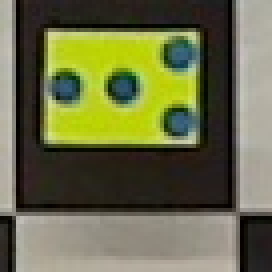
#> input picture Testing/small_square.jpg, 68 x 68 px, given in place of the camera (shown 4 times larger)
$ python Red.py
#> lines starting #> are read from the running program, lines starting #| are printed output that depends on the picture; after the words box and inside, x2 and y2 are one past the last pixel; in counts of white or black regions, pixels touching at a corner belong together
import cv2
import numpy as np

cap = cv2.VideoCapture(1)

while True:
    _, frame = cap.read()
#> frame is the input picture: shape (68, 68, 3); mean B, G, R 72.5, 108, 105.9

    # define range of blue color in HSV
    frame = cv2.resize(frame, (64 * 2, 48 * 2))
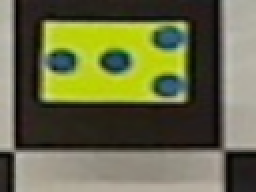
#> frame: shape (96, 128, 3) (shown 2 times larger); mean B, G, R 72.3, 107.9, 105.8

    #info = s.get_all_information(s.identity_robot(None, frame))
    #if info != -1:
    #    print info[0], np.rad2deg(info[1])

    lower_blue = np.array([0, 100, 25], dtype=np.uint8)
    upper_blue = np.array([25, 255, 255], dtype=np.uint8)

    hsv = cv2.cvtColor(frame, cv2.COLOR_BGR2HSV)
#> hsv: shape (96, 128, 3); mean H, S, V 29.7, 89.7, 111.6

    # Threshold the HSV image to get only blue colors
    mask = cv2.inRange(hsv, lower_blue, upper_blue)
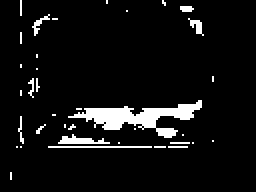
#> mask: shape (96, 128) (shown 2 times larger); 6.6% white; 36 white regions (31 under 20 px), largest, box (x1, y1, x2, y2) and area: (34, 50, 101, 69) 485, (29, 67, 55, 72) 68, (24, 73, 76, 74) 52, (94, 9, 102, 18) 31, (16, 7, 25, 18) 28


    # mask = cv2.erode(mask, None, iterations=1)
    # mask = cv2.dilate(mask, None, iterations=1)
    # 9mask = cv2.blur(mask, (2, 2))

    res = cv2.bitwise_and(frame, frame, mask=mask)
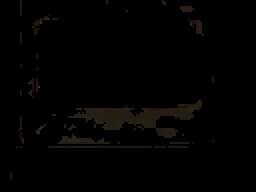
#> res: shape (96, 128, 3) (shown 2 times larger); mean B, G, R 1.3, 1.9, 2.4

    # cv2.imshow('frame', frame)
    # cv2.imshow('mask', mask)
    cv2.imshow('res', res)
    k = cv2.waitKey(5) & 0xFF
#> (key Esc is pressed here)
    if k == 27:
        break

cv2.destroyAllWindows()

$ run again, on Testing/zoomed_in.jpg
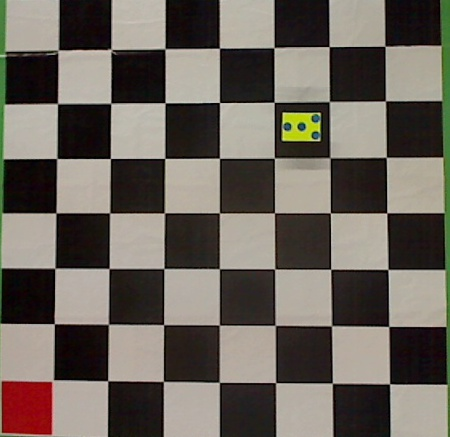
#> input picture Testing/zoomed_in.jpg, 450 x 437 px, given in place of the camera
#> frame is the input picture: shape (437, 450, 3); mean B, G, R 91.8, 100, 107
#> frame: shape (96, 128, 3)
#> hsv: shape (96, 128, 3); mean H, S, V 36.7, 61.1, 108
#> `mask = cv2.inRange(hsv, lower_blue, upper_blue)`:
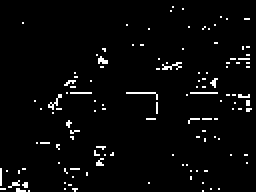
#> mask: shape (96, 128) (shown 2 times larger); 3.1% white in thin lines or dots
#> `res = cv2.bitwise_and(frame, frame, mask=mask)`:
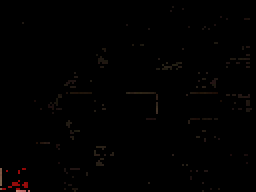
#> res: shape (96, 128, 3) (shown 2 times larger); mean B, G, R 0.6, 0.8, 1.4
